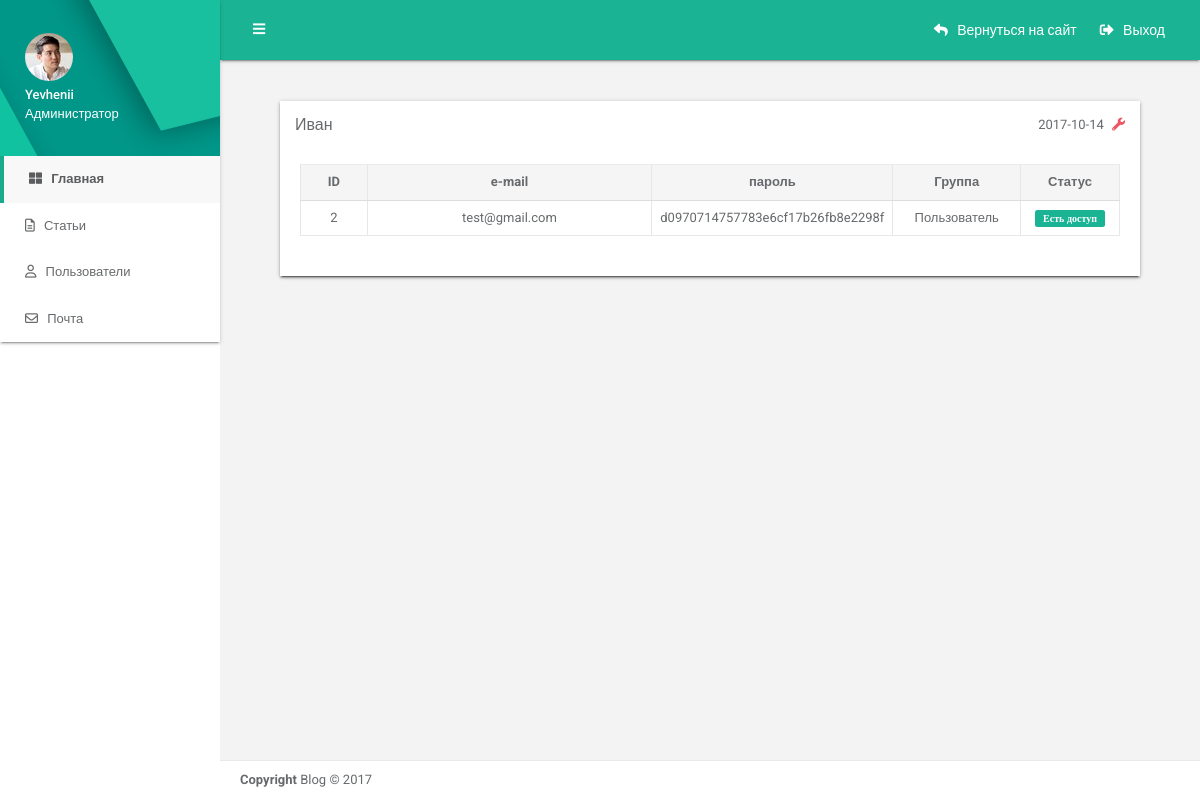
/admin/user.php?id=2 (signed in), run on the app's committed database.
### tables this page shows
CREATE TABLE `user` (
  `id` int(11) NOT NULL,
  `name` char(50) NOT NULL,
  `email` char(50) NOT NULL,
  `pass` char(250) NOT NULL,
  `userGroup` tinyint(10) NOT NULL,
  `status` tinyint(1) NOT NULL,
  `photo` char(50) NOT NULL,
  `regDate` date NOT NULL
);

### src/function.php (called while the page is built, shortened)
<?php
function mysqliquery($query){
	$host = '000';
	$database = '000';
	$user = '000';
	$password = '000';
	$link = mysqli_connect($host, $user, $password, $database)
	or die("Ошибка " . mysqli_error($link));
	mysqli_query($link, "SET NAMES 'utf8' COLLATE 'utf8_general_ci'");
	mysqli_query($link, "SET CHARACTER SET 'utf8'");
	$result = mysqli_query($link, $query) or die("Ошибка " . mysqli_error($link));
	return $result;
}
function getValue($table, $id){
	$query = "SELECT *  FROM `" . $table . "`  WHERE `id` = " . $id;
	$result = mysqliquery($query);
	return $result;
}

### src/admin/user.php (the view, shortened to what this page needs)
<?php
include_once "block_header.php";
if (isset($_GET['id'])) {
	$result = getValue("user", $_GET['id']);
	while($row = mysqli_fetch_assoc($result)) {
		$userID =  $row['id'];
		$userName = $row['name'];
		$userEmail = $row['email'];
		$userPass = $row['pass'];
		$userGroup = $row['userGroup'];
		$userStatus = $row['status'];
		$userRegDate = $row['regDate'];
	}
}
else{
	header('Location: /admin/user-list.php');
}
?>
	<div class="wrapper wrapper-content animated fadeIn">
		<div class="p-w-md m-t-sm">
			<div class="row">
				<div class="col-lg-12">
					<div class="ibox">
						<div class="ibox float-e-margins">
							<div class="ibox-title">
								<h5><?php echo $userName ?></h5>
								<div class="ibox-tools">
									<?php echo $userRegDate ?>
									<a class="dropdown-toggle" data-toggle="dropdown" href="#">
										<i class="fa fa-wrench text-danger"></i>
									</a>
								</div>
							</div>
							<div class="ibox-content">
								<table class="table table-bordered">
									<thead>
									<tr>
										<th class="text-center" style="width:70px;">ID</th>
										<th class="text-center" style="width:300px;">e-mail</th>
										<th class="text-center">пароль</th>
										<th class="text-center" style="width:130px;">Группа</th>
										<th class="text-center" style="width:100px;">Статус</th>
									</tr>
									</thead>
									<tbody>
									<tr>
										<td class='text-center'><?php  echo $userID ?></td>
										<td class='text-center'><?php  echo $userEmail ?></td>
										<td class='text-center'><?php  echo $userPass ?></td>
										<?php
										if ($userGroup == 10){
											echo ("<td class='text-center'> Админ </td>") ;
										}
										else{
											echo ("<td class='text-center'> Пользователь </td>") ;
										}
										if ($userStatus == 1){
											echo ("<td class='text-center'><span class='label label-primary'> Есть доступ </span></td>") ;
										}
										else{
											echo ("<td class='text-center'><span class='label label-danger'> Заблокирован </span></td>") ;
										}
										?>
									</tr>
									</tbody>
								</table>
							</div>
						</div>
					</div>
				</div>
			</div>
		</div>
	</div>
<?php
include_once "block_footer.php"
?>

### data on the page
user: name "Иван", regDate "2017-10-14", id "2", email "test@gmail.com", pass "d0970714757783e6cf17b26fb8e2298f"

### other printed values
$_SESSION['name'] "Yevhenii"
